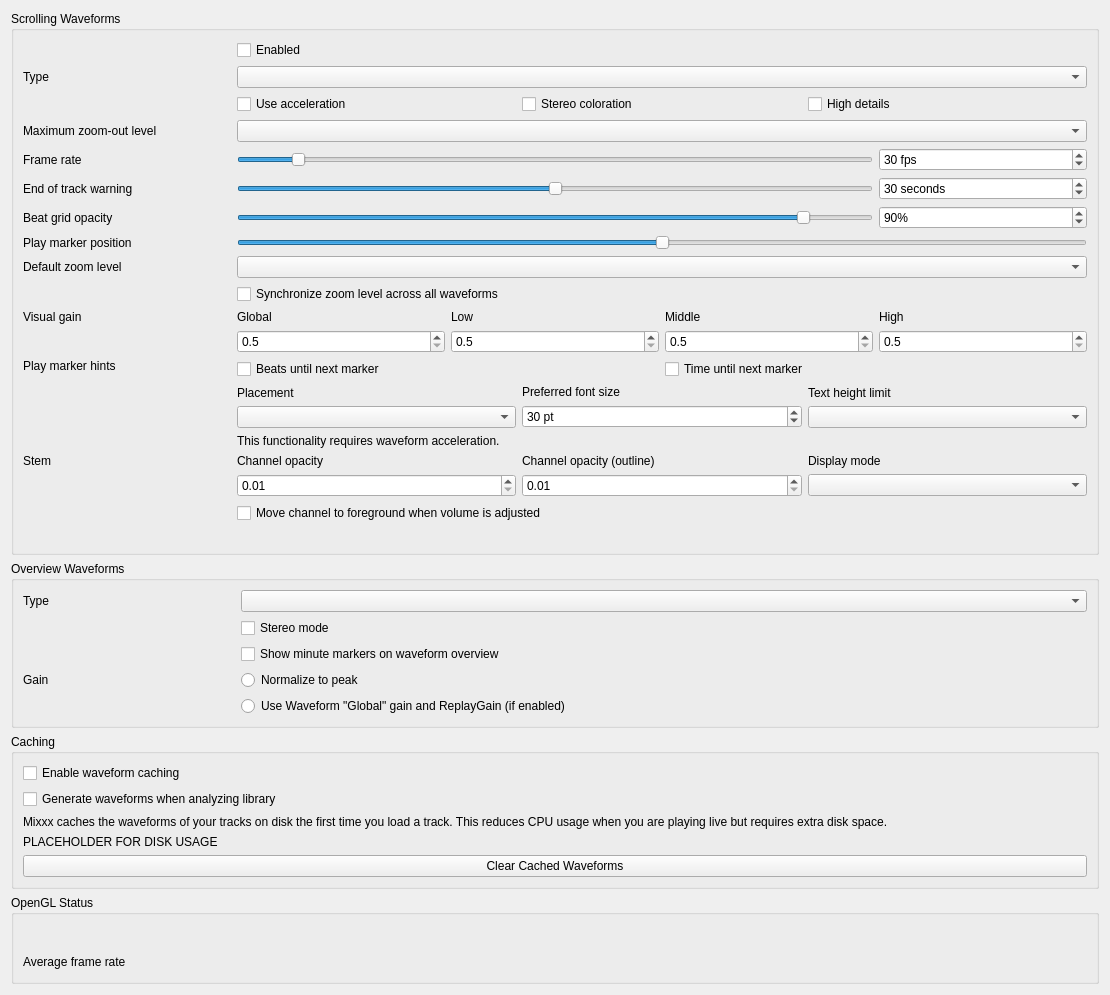
<?xml version="1.0" encoding="UTF-8"?>
<ui version="4.0">
 <class>DlgPrefWaveformDlg</class>
 <widget class="QWidget" name="DlgPrefWaveformDlg">
  <property name="geometry">
   <rect>
    <x>0</x>
    <y>0</y>
    <width>1110</width>
    <height>939</height>
   </rect>
  </property>
  <property name="windowTitle">
   <string>Waveform Preferences</string>
  </property>
  <layout class="QVBoxLayout" name="mainLayout">

  <item>
   <widget class="QGroupBox" name="waveform_groupbox">
    <property name="title">
     <string>Scrolling Waveforms</string>
    </property>
    <layout class="QGridLayout" name="waveform_layout">

     <item row="0" column="1">
      <widget class="QCheckBox" name="useWaveformCheckBox">
       <property name="text">
        <string>Enabled</string>
       </property>
      </widget>
     </item>

     <item row="1" column="0">
      <widget class="QLabel" name="waveformTypeLabel">
       <property name="sizePolicy">
        <sizepolicy hsizetype="Preferred" vsizetype="Preferred">
         <horstretch>0</horstretch>
         <verstretch>0</verstretch>
        </sizepolicy>
       </property>
       <property name="toolTip">
        <string extracomment="The big waveform summary shows the waveform envelope of the track near the current playback position."/>
       </property>
       <property name="text">
        <string>Type</string>
       </property>
       <property name="alignment">
        <set>Qt::AlignLeading|Qt::AlignLeft|Qt::AlignVCenter</set>
       </property>
       <property name="buddy">
        <cstring>waveformTypeComboBox</cstring>
       </property>
      </widget>
     </item>
     <item row="1" column="1" colspan="4">
      <widget class="QComboBox" name="waveformTypeComboBox">
       <property name="toolTip">
        <string>The waveform shows the waveform envelope of the track near the current playback position.
Select from different types of displays for the waveform, which differ primarily in the level of detail shown in the waveform.</string>
       </property>
      </widget>
     </item>

     <item row="2" column="1" colspan="4">
      <layout class="QHBoxLayout" name="waveform_render_options">
       <item>
        <widget class="QCheckBox" name="useAccelerationCheckBox">
         <property name="text">
          <string>Use acceleration</string>
         </property>
        </widget>
       </item>
       <item>
        <widget class="QCheckBox" name="splitLeftRightCheckBox">
         <property name="text">
          <string>Stereo coloration</string>
         </property>
        </widget>
       </item>
       <item>
        <widget class="QCheckBox" name="highDetailCheckBox">
         <property name="text">
          <string>High details</string>
         </property>
        </widget>
       </item>
      </layout>
    </item>

     <item row="3" column="0">
      <widget class="QLabel" name="maxZoomOutLabel">
       <property name="toolTip">
        <string>Allow the waveform zoom to show more of the track at once.</string>
       </property>
       <property name="text">
        <string>Maximum zoom-out level</string>
       </property>
       <property name="alignment">
        <set>Qt::AlignLeading|Qt::AlignLeft|Qt::AlignVCenter</set>
       </property>
       <property name="buddy">
        <cstring>maxZoomOutComboBox</cstring>
       </property>
      </widget>
     </item>
     <item row="3" column="1" colspan="4">
      <widget class="QComboBox" name="maxZoomOutComboBox">
       <property name="toolTip">
        <string>Allow the waveform to show more of the track at once.</string>
       </property>
      </widget>
     </item>

     <item row="4" column="0">
      <widget class="QLabel" name="frameRateLabel">
       <property name="text">
        <string>Frame rate</string>
       </property>
       <property name="alignment">
        <set>Qt::AlignLeading|Qt::AlignLeft|Qt::AlignVCenter</set>
       </property>
       <property name="buddy">
        <cstring>frameRateSlider</cstring>
       </property>
      </widget>
     </item>
     <item row="4" column="1" colspan="3">
      <widget class="QSlider" name="frameRateSlider">
       <property name="sizePolicy">
        <sizepolicy hsizetype="Preferred" vsizetype="Fixed">
         <horstretch>0</horstretch>
         <verstretch>0</verstretch>
        </sizepolicy>
       </property>
       <property name="maximumSize">
        <size>
         <width>16777215</width>
         <height>16777215</height>
        </size>
       </property>
       <property name="minimum">
        <number>10</number>
       </property>
       <property name="maximum">
        <number>240</number>
       </property>
       <property name="value">
        <number>30</number>
       </property>
       <property name="orientation">
        <enum>Qt::Horizontal</enum>
       </property>
      </widget>
     </item>
     <item row="4" column="4">
      <widget class="QSpinBox" name="frameRateSpinBox">
       <property name="toolTip">
        <string/>
       </property>
       <property name="suffix">
        <string> fps</string>
       </property>
       <property name="minimum">
        <number>10</number>
       </property>
       <property name="maximum">
        <number>240</number>
       </property>
       <property name="value">
        <number>30</number>
       </property>
      </widget>
     </item>

     <item row="5" column="0">
      <widget class="QLabel" name="endOfTrackWarningTimeLabel">
       <property name="text">
        <string>End of track warning</string>
       </property>
       <property name="alignment">
        <set>Qt::AlignLeading|Qt::AlignLeft|Qt::AlignVCenter</set>
       </property>
       <property name="buddy">
        <cstring>endOfTrackWarningTimeSlider</cstring>
       </property>
      </widget>
     </item>
     <item row="5" column="1" colspan="3">
      <widget class="QSlider" name="endOfTrackWarningTimeSlider">
       <property name="sizePolicy">
        <sizepolicy hsizetype="Preferred" vsizetype="Fixed">
         <horstretch>0</horstretch>
         <verstretch>0</verstretch>
        </sizepolicy>
       </property>
       <property name="maximumSize">
        <size>
         <width>16777215</width>
         <height>16777215</height>
        </size>
       </property>
       <property name="minimum">
        <number>0</number>
       </property>
       <property name="maximum">
        <number>60</number>
       </property>
       <property name="value">
        <number>30</number>
       </property>
       <property name="orientation">
        <enum>Qt::Horizontal</enum>
       </property>
      </widget>
     </item>
     <item row="5" column="4">
      <widget class="QSpinBox" name="endOfTrackWarningTimeSpinBox">
       <property name="toolTip">
        <string>Highlight the waveforms when the last seconds of a track remains.</string>
       </property>
       <property name="suffix">
        <string> seconds</string>
       </property>
       <property name="minimum">
        <number>0</number>
       </property>
       <property name="maximum">
        <number>60</number>
       </property>
       <property name="value">
        <number>30</number>
       </property>
      </widget>
     </item>

     <item row="6" column="0">
      <widget class="QLabel" name="BeatgridWaveform">
       <property name="toolTip">
        <string/>
       </property>
       <property name="midLineWidth">
        <number>6</number>
       </property>
       <property name="text">
        <string>Beat grid opacity</string>
       </property>
       <property name="alignment">
        <set>Qt::AlignLeading|Qt::AlignLeft|Qt::AlignVCenter</set>
       </property>
      </widget>
     </item>
     <item row="6" column="1" colspan="3">
      <widget class="QSlider" name="beatGridAlphaSlider">
       <property name="maximum">
        <number>100</number>
       </property>
       <property name="value">
        <number>90</number>
       </property>
       <property name="orientation">
        <enum>Qt::Horizontal</enum>
       </property>
      </widget>
     </item>
     <item row="6" column="4">
      <widget class="QSpinBox" name="beatGridAlphaSpinBox">
       <property name="toolTip">
        <string>Set amount of opacity on beat grid lines.</string>
       </property>
       <property name="suffix">
        <string>%</string>
       </property>
       <property name="maximum">
        <number>100</number>
       </property>
       <property name="value">
        <number>90</number>
       </property>
      </widget>
     </item>

     <item row="7" column="0">
      <widget class="QLabel" name="playMarkerPositionLabel">
       <property name="text">
        <string>Play marker position</string>
       </property>
      </widget>
     </item>
     <item row="7" column="1" colspan="4">
      <widget class="QSlider" name="playMarkerPositionSlider">
       <property name="sizePolicy">
        <sizepolicy hsizetype="Preferred" vsizetype="Fixed">
         <horstretch>0</horstretch>
         <verstretch>0</verstretch>
        </sizepolicy>
       </property>
       <property name="maximumSize">
        <size>
         <width>16777215</width>
         <height>16777215</height>
        </size>
       </property>
       <property name="toolTip">
        <string>Moves the play marker position on the waveforms to the left, right or center (default).</string>
       </property>
       <property name="minimum">
        <number>0</number>
       </property>
       <property name="maximum">
        <number>100</number>
       </property>
       <property name="value">
        <number>50</number>
       </property>
       <property name="orientation">
        <enum>Qt::Horizontal</enum>
       </property>
      </widget>
     </item>

     <item row="8" column="0">
      <widget class="QLabel" name="defaultZoomLabel">
       <property name="text">
        <string extracomment="Waveform zoom">Default zoom level</string>
       </property>
       <property name="alignment">
        <set>Qt::AlignLeading|Qt::AlignLeft|Qt::AlignVCenter</set>
       </property>
       <property name="buddy">
        <cstring>defaultZoomComboBox</cstring>
       </property>
      </widget>
     </item>
     <item row="8" column="1" colspan="4">
      <widget class="QComboBox" name="defaultZoomComboBox"/>
     </item>

     <item row="9" column="1" colspan="4">
      <widget class="QCheckBox" name="synchronizeZoomCheckBox">
       <property name="toolTip">
        <string>Synchronize zoom level across all waveform displays.</string>
       </property>
       <property name="text">
        <string>Synchronize zoom level across all waveforms</string>
       </property>
      </widget>
     </item>

     <item row="10" column="0">
      <widget class="QLabel" name="visualGainLabel">
       <property name="text">
        <string>Visual gain</string>
       </property>
       <property name="alignment">
        <set>Qt::AlignLeading|Qt::AlignLeft|Qt::AlignTop</set>
       </property>
       <property name="buddy">
        <cstring>allVisualGain</cstring>
       </property>
      </widget>
     </item>
     <item row="10" column="1" colspan="4">
      <layout class="QGridLayout" name="gridLayout_3">
       <item row="0" column="0">
        <widget class="QLabel" name="visualGainLabel_global">
         <property name="text">
          <string>Global</string>
         </property>
         <property name="alignment">
          <set>Qt::AlignLeading|Qt::AlignLeft|Qt::AlignVCenter</set>
         </property>
         <property name="buddy">
          <cstring>allVisualGain</cstring>
         </property>
        </widget>
       </item>
       <item row="0" column="1">
        <widget class="QLabel" name="visualGainLabel_low">
         <property name="text">
          <string>Low</string>
         </property>
         <property name="alignment">
          <set>Qt::AlignLeading|Qt::AlignLeft|Qt::AlignVCenter</set>
         </property>
         <property name="buddy">
          <cstring>lowVisualGain</cstring>
         </property>
        </widget>
       </item>
       <item row="0" column="2">
        <widget class="QLabel" name="visualGainLabel_mid">
         <property name="text">
          <string>Middle</string>
         </property>
         <property name="alignment">
          <set>Qt::AlignLeading|Qt::AlignLeft|Qt::AlignVCenter</set>
         </property>
         <property name="buddy">
          <cstring>midVisualGain</cstring>
         </property>
        </widget>
       </item>
       <item row="0" column="3">
        <widget class="QLabel" name="visualGainLabel_high">
         <property name="text">
          <string>High</string>
         </property>
         <property name="alignment">
          <set>Qt::AlignLeading|Qt::AlignLeft|Qt::AlignVCenter</set>
         </property>
         <property name="buddy">
          <cstring>highVisualGain</cstring>
         </property>
        </widget>
       </item>

       <item row="1" column="0">
        <widget class="QDoubleSpinBox" name="allVisualGain">
         <property name="toolTip">
          <string>Global visual gain</string>
         </property>
         <property name="decimals">
          <number>1</number>
         </property>
         <property name="minimum">
          <double>0.500000000000000</double>
         </property>
         <property name="maximum">
          <double>5.000000000000000</double>
         </property>
         <property name="singleStep">
          <double>0.100000000000000</double>
         </property>
        </widget>
       </item>
       <item row="1" column="1">
        <widget class="QDoubleSpinBox" name="lowVisualGain">
         <property name="toolTip">
          <string>Visual gain of the low frequencies</string>
         </property>
         <property name="decimals">
          <number>1</number>
         </property>
         <property name="minimum">
          <double>0.500000000000000</double>
         </property>
         <property name="maximum">
          <double>5.000000000000000</double>
         </property>
         <property name="singleStep">
          <double>0.100000000000000</double>
         </property>
        </widget>
       </item>
       <item row="1" column="2">
        <widget class="QDoubleSpinBox" name="midVisualGain">
         <property name="toolTip">
          <string>Visual gain of the middle frequencies</string>
         </property>
         <property name="decimals">
          <number>1</number>
         </property>
         <property name="minimum">
          <double>0.500000000000000</double>
         </property>
         <property name="maximum">
          <double>5.000000000000000</double>
         </property>
         <property name="singleStep">
          <double>0.100000000000000</double>
         </property>
        </widget>
       </item>
       <item row="1" column="3">
        <widget class="QDoubleSpinBox" name="highVisualGain">
         <property name="toolTip">
          <string>Visual gain of the high frequencies</string>
         </property>
         <property name="decimals">
          <number>1</number>
         </property>
         <property name="minimum">
          <double>0.500000000000000</double>
         </property>
         <property name="maximum">
          <double>5.000000000000000</double>
         </property>
         <property name="singleStep">
          <double>0.100000000000000</double>
         </property>
        </widget>
       </item>
      </layout>
     </item>

     <item row="11" column="0">
      <widget class="QLabel" name="marker_hints_label">
       <property name="text">
        <string>Play marker hints</string>
       </property>
       <property name="alignment">
        <set>Qt::AlignLeading|Qt::AlignLeft|Qt::AlignTop</set>
       </property>
      </widget>
     </item>
     <item row="11" column="1" colspan="2">
      <widget class="QCheckBox" name="untilMarkShowBeatsCheckBox">
       <property name="text">
        <string>Beats until next marker</string>
       </property>
      </widget>
     </item>
     <item row="11" column="3" colspan="2">
      <widget class="QCheckBox" name="untilMarkShowTimeCheckBox">
       <property name="text">
        <string>Time until next marker</string>
       </property>
      </widget>
     </item>

     <item row="12" column="1" colspan="4">
      <layout class="QHBoxLayout" name="marker_option_layout">
       <item>
        <layout class="QVBoxLayout" name="marker_options_placement_layout">
         <item>
          <widget class="QLabel" name="untilMarkAlignLabel">
           <property name="text">
            <string>Placement</string>
           </property>
           <property name="alignment">
            <set>Qt::AlignLeading|Qt::AlignLeft|Qt::AlignVCenter</set>
           </property>
           <property name="buddy">
            <cstring>untilMarkAlignComboBox</cstring>
           </property>
          </widget>
         </item>
         <item>
          <widget class="QComboBox" name="untilMarkAlignComboBox"/>
         </item>
        </layout>
       </item>

       <item>
        <layout class="QVBoxLayout" name="marker_options_font_layout">
         <item>
          <widget class="QLabel" name="untilMarkTextPointSizeLabel">
           <property name="text">
            <string>Preferred font size</string>
           </property>
           <property name="alignment">
            <set>Qt::AlignLeading|Qt::AlignLeft|Qt::AlignVCenter</set>
           </property>
           <property name="buddy">
            <cstring>untilMarkTextPointSizeSpinBox</cstring>
           </property>
          </widget>
         </item>
         <item>
          <widget class="QSpinBox" name="untilMarkTextPointSizeSpinBox">
           <property name="toolTip">
            <string/>
           </property>
           <property name="suffix">
            <string> pt</string>
           </property>
           <property name="minimum">
            <number>10</number>
           </property>
           <property name="maximum">
            <number>100</number>
           </property>
           <property name="value">
            <number>30</number>
           </property>
          </widget>
         </item>
        </layout>
       </item>

       <item>
        <layout class="QVBoxLayout" name="marker_options_textheight_layout">
         <item>
          <widget class="QLabel" name="untilMarkTextHeightLimitLabel">
           <property name="text">
            <string>Text height limit</string>
           </property>
           <property name="alignment">
            <set>Qt::AlignLeading|Qt::AlignLeft|Qt::AlignVCenter</set>
           </property>
           <property name="buddy">
            <cstring>untilMarkTextHeightLimitComboBox</cstring>
           </property>
          </widget>
         </item>
         <item>
          <widget class="QComboBox" name="untilMarkTextHeightLimitComboBox"/>
         </item>
        </layout>
       </item>

      </layout><!-- marker_option_layout -->
     </item>

     <item row="13" column="1" colspan="4">
      <widget class="QLabel" name="requiresGLSLLabel">
       <property name="text">
        <string>This functionality requires waveform acceleration.</string>
       </property>
       <property name="alignment">
        <set>Qt::AlignLeading|Qt::AlignLeft|Qt::AlignVCenter</set>
       </property>
      </widget>
     </item>

     <item row="14" column="0">
      <widget class="QLabel" name="stemOpacityLabel">
       <property name="text">
        <string>Stem</string>
       </property>
       <property name="alignment">
        <set>Qt::AlignLeading|Qt::AlignLeft|Qt::AlignTop</set>
       </property>
       <property name="buddy">
        <cstring>stemOpacitySpinBox</cstring>
       </property>
      </widget>
     </item>
     <item row="14" column="1" colspan="4">
      <layout class="QGridLayout" name="stemOpacityGridLayout">
       <item row="0" column="0">
        <widget class="QLabel" name="stemOpacityMainLabel">
         <property name="text">
          <string>Channel opacity</string>
         </property>
         <property name="alignment">
          <set>Qt::AlignLeading|Qt::AlignLeft|Qt::AlignVCenter</set>
         </property>
         <property name="buddy">
          <cstring>stemOpacitySpinBox</cstring>
         </property>
        </widget>
       </item>
       <item row="0" column="1">
        <widget class="QLabel" name="stemOpacityOutlineLabel">
         <property name="text">
          <string>Channel opacity (outline)</string>
         </property>
         <property name="alignment">
          <set>Qt::AlignLeading|Qt::AlignLeft|Qt::AlignVCenter</set>
         </property>
         <property name="buddy">
          <cstring>stemOutlineOpacitySpinBox</cstring>
         </property>
        </widget>
       </item>
       <item row="0" column="2">
        <widget class="QLabel" name="stemDisplayModeLabel">
         <property name="text">
          <string>Display mode</string>
         </property>
         <property name="alignment">
          <set>Qt::AlignLeading|Qt::AlignLeft|Qt::AlignVCenter</set>
         </property>
         <property name="buddy">
          <cstring>stemDisplayModeComboBox</cstring>
         </property>
        </widget>
       </item>

       <item row="1" column="0">
        <widget class="QDoubleSpinBox" name="stemOpacitySpinBox">
         <property name="toolTip">
          <string>Main stem opacity</string>
         </property>
         <property name="decimals">
          <number>2</number>
         </property>
         <property name="minimum">
          <double>0.010000000000000</double>
         </property>
         <property name="maximum">
          <double>1.000000000000000</double>
         </property>
         <property name="singleStep">
          <double>0.010000000000000</double>
         </property>
        </widget>
       </item>
       <item row="1" column="1">
        <widget class="QDoubleSpinBox" name="stemOutlineOpacitySpinBox">
         <property name="toolTip">
          <string>Outline stem opacity</string>
         </property>
         <property name="decimals">
          <number>2</number>
         </property>
         <property name="minimum">
          <double>0.010000000000000</double>
         </property>
         <property name="maximum">
          <double>1.000000000000000</double>
         </property>
         <property name="singleStep">
          <double>0.010000000000000</double>
         </property>
        </widget>
       </item>
       <item row="1" column="2">
        <widget class="QComboBox" name="stemDisplayModeComboBox">
         <property name="toolTip">
          <string>Select the display layout for stem waveforms</string>
         </property>
        </widget>
       </item>
       <item row="2" column="0" colspan="3">
        <widget class="QCheckBox" name="stemReorderLayerOnChangedCheckBox">
         <property name="text">
          <string>Move channel to foreground when volume is adjusted</string>
         </property>
        </widget>
       </item>
      </layout>
     </item>

     <item row="15" column="1" colspan="4">
      <widget class="QLabel" name="requiresGLSLLabel2">
       <property name="alignment">
        <set>Qt::AlignLeading|Qt::AlignLeft|Qt::AlignVCenter</set>
       </property>
      </widget>
     </item>

    </layout>
   </widget>
  </item><!-- waveform groupbox -->

  <item>
   <widget class="QGroupBox" name="overview_groupbox">
    <property name="title">
     <string>Overview Waveforms</string>
    </property>
    <layout class="QGridLayout" name="overview_layout">

     <item row="0" column="0">
      <widget class="QLabel" name="waveformOverviewLabel">
       <property name="toolTip">
        <string extracomment="The smaller, zoomed-out version of the waveform shows the various markers within the track as well as the waveform envelope of the entire track."/>
       </property>
       <property name="text">
        <string>Type</string>
       </property>
      </widget>
     </item>
     <item row="0" column="1" colspan="4">
      <widget class="QComboBox" name="waveformOverviewComboBox">
       <property name="toolTip">
        <string>The waveform overview shows the waveform envelope of the entire track.
Select from different types of displays for the waveform overview, which differ primarily in the level of detail shown in the waveform.</string>
       </property>
      </widget>
     </item>

     <item row="1" column="1" colspan="4">
      <widget class="QCheckBox" name="overviewStereoCheckBox">
       <property name="text">
        <string>Stereo mode</string>
       </property>
      </widget>
     </item>

     <item row="2" column="1" colspan="4">
      <widget class="QCheckBox" name="overviewMinuteMarkersCheckBox">
       <property name="text">
        <string>Show minute markers on waveform overview</string>
       </property>
      </widget>
     </item>

     <item row="3" column="0">
      <widget class="QLabel" name="overview_gain_label">
       <property name="toolTip">
        <string extracomment="Select a gain mode for the waveform overview."/>
       </property>
       <property name="text">
        <string>Gain</string>
       </property>
      </widget>
     </item>
     <item row="3" column="1" colspan="4">
      <widget class="QRadioButton" name="overview_scale_normalize">
       <property name="text">
        <string>Normalize to peak</string>
       </property>
       <attribute name="buttonGroup">
        <string notr="true">overview_scale_options</string>
       </attribute>
      </widget>
     </item>
     <item row="4" column="1" colspan="4">
      <widget class="QRadioButton" name="overview_scale_allReplayGain">
       <property name="text">
        <string extracomment="'Global' refers to the 'Global' visual gain in the scrolling waveform settings">Use Waveform "Global" gain and ReplayGain (if enabled)</string>
       </property>
       <attribute name="buttonGroup">
        <string notr="true">overview_scale_options</string>
       </attribute>
      </widget>
     </item>

    </layout>
   </widget>
  </item><!-- overview_groupbox -->

  <item>
   <widget class="QGroupBox" name="caching_groupbox">
    <property name="title">
     <string>Caching</string>
    </property>
    <layout class="QVBoxLayout" name="caching_layout">
     <item>
      <widget class="QCheckBox" name="enableWaveformCaching">
       <property name="text">
        <string>Enable waveform caching</string>
       </property>
      </widget>
     </item>
     <item>
      <widget class="QCheckBox" name="enableWaveformGenerationWithAnalysis">
       <property name="text">
        <string>Generate waveforms when analyzing library</string>
       </property>
      </widget>
     </item>
     <item>
      <widget class="QLabel" name="waveformCachingInfo">
       <property name="text">
        <string>Mixxx caches the waveforms of your tracks on disk the first time you load a track. This reduces CPU usage when you are playing live but requires extra disk space.</string>
       </property>
       <property name="wordWrap">
        <bool>true</bool>
       </property>
      </widget>
     </item>
     <item>
      <widget class="QLabel" name="waveformDiskUsage">
       <property name="sizePolicy">
        <sizepolicy hsizetype="Expanding" vsizetype="Minimum">
         <horstretch>0</horstretch>
         <verstretch>0</verstretch>
        </sizepolicy>
       </property>
       <property name="text">
        <string notr="true">PLACEHOLDER FOR DISK USAGE</string>
       </property>
       <property name="wordWrap">
        <bool>true</bool>
       </property>
      </widget>
     </item>
     <item>
      <widget class="QPushButton" name="clearCachedWaveforms">
       <property name="text">
        <string>Clear Cached Waveforms</string>
       </property>
      </widget>
     </item>
    </layout>
   </widget>
  </item><!-- caching_groupbox -->

  <item>
   <widget class="QGroupBox" name="opengl_status_groupbox">
    <property name="title">
     <string>OpenGL Status</string>
    </property>
    <layout class="QGridLayout" name="opengl_status_layout">
     <item row="0" column="0" colspan="3">
      <widget class="QLabel" name="openGlStatusData">
       <property name="sizePolicy">
        <sizepolicy hsizetype="Expanding" vsizetype="Minimum">
         <horstretch>0</horstretch>
         <verstretch>0</verstretch>
        </sizepolicy>
       </property>
       <property name="toolTip">
        <string>Displays which OpenGL version is supported by the current platform.</string>
       </property>
       <property name="text">
        <string/>
       </property>
       <property name="wordWrap">
        <bool>true</bool>
       </property>
       <property name="textInteractionFlags">
        <set>Qt::TextSelectableByKeyboard|Qt::TextSelectableByMouse</set>
       </property>
      </widget>
     </item>
     <item row="1" column="0">
      <widget class="QLabel" name="openGlStatusLabel_2">
       <property name="toolTip">
        <string/>
       </property>
       <property name="text">
        <string>Average frame rate</string>
       </property>
       <property name="alignment">
        <set>Qt::AlignLeading|Qt::AlignLeft|Qt::AlignVCenter</set>
       </property>
      </widget>
     </item>
     <item row="1" column="1" colspan="2">
      <widget class="QLabel" name="frameRateAverage">
       <property name="toolTip">
        <string>Displays the actual frame rate.</string>
       </property>
       <property name="text">
        <string/>
       </property>
      </widget>
     </item>
    </layout>
   </widget>
  </item><!-- opengl_status_groupbox -->

 </layout>
 </widget>
 <tabstops>
  <tabstop>useWaveformCheckBox</tabstop>
  <tabstop>waveformTypeComboBox</tabstop>
  <tabstop>useAccelerationCheckBox</tabstop>
  <tabstop>splitLeftRightCheckBox</tabstop>
  <tabstop>highDetailCheckBox</tabstop>
  <tabstop>maxZoomOutComboBox</tabstop>
  <tabstop>frameRateSlider</tabstop>
  <tabstop>frameRateSpinBox</tabstop>
  <tabstop>endOfTrackWarningTimeSlider</tabstop>
  <tabstop>endOfTrackWarningTimeSpinBox</tabstop>
  <tabstop>beatGridAlphaSlider</tabstop>
  <tabstop>beatGridAlphaSpinBox</tabstop>
  <tabstop>playMarkerPositionSlider</tabstop>
  <tabstop>defaultZoomComboBox</tabstop>
  <tabstop>synchronizeZoomCheckBox</tabstop>
  <tabstop>allVisualGain</tabstop>
  <tabstop>lowVisualGain</tabstop>
  <tabstop>midVisualGain</tabstop>
  <tabstop>highVisualGain</tabstop>
  <tabstop>untilMarkShowBeatsCheckBox</tabstop>
  <tabstop>untilMarkShowTimeCheckBox</tabstop>
  <tabstop>untilMarkAlignComboBox</tabstop>
  <tabstop>untilMarkTextPointSizeSpinBox</tabstop>
  <tabstop>untilMarkTextHeightLimitComboBox</tabstop>
  <tabstop>waveformOverviewComboBox</tabstop>
  <tabstop>overviewStereoCheckBox</tabstop>
  <tabstop>overviewMinuteMarkersCheckBox</tabstop>
  <tabstop>overview_scale_normalize</tabstop>
  <tabstop>overview_scale_allReplayGain</tabstop>
  <tabstop>enableWaveformCaching</tabstop>
  <tabstop>enableWaveformGenerationWithAnalysis</tabstop>
  <tabstop>clearCachedWaveforms</tabstop>
 </tabstops>
 <buttongroups>
  <buttongroup name="overview_scale_options"/>
 </buttongroups>
 <resources/>
 <connections/>
</ui>
